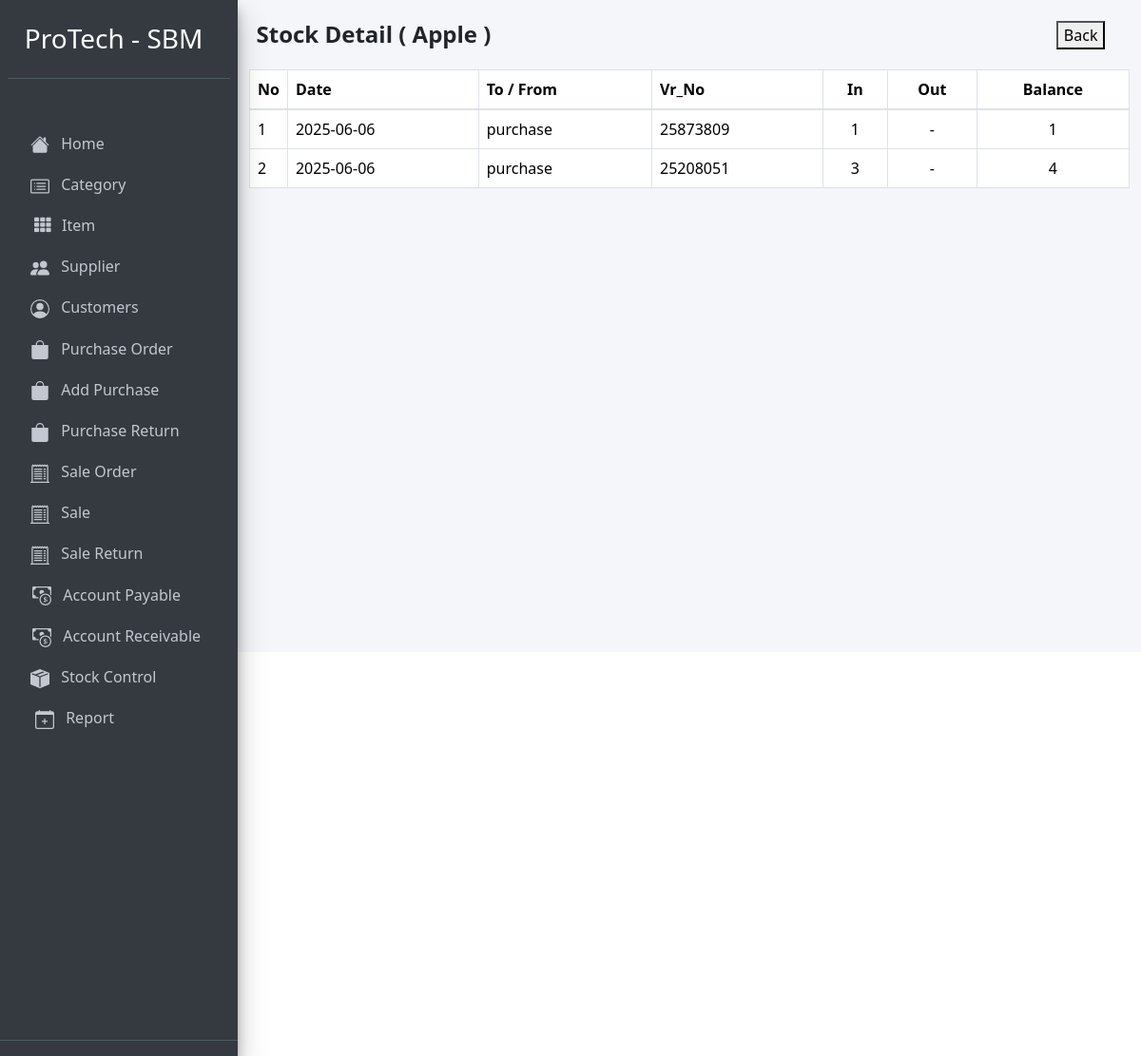
The page /stock_detail.php?item_id=4001 on the database as committed earlier.
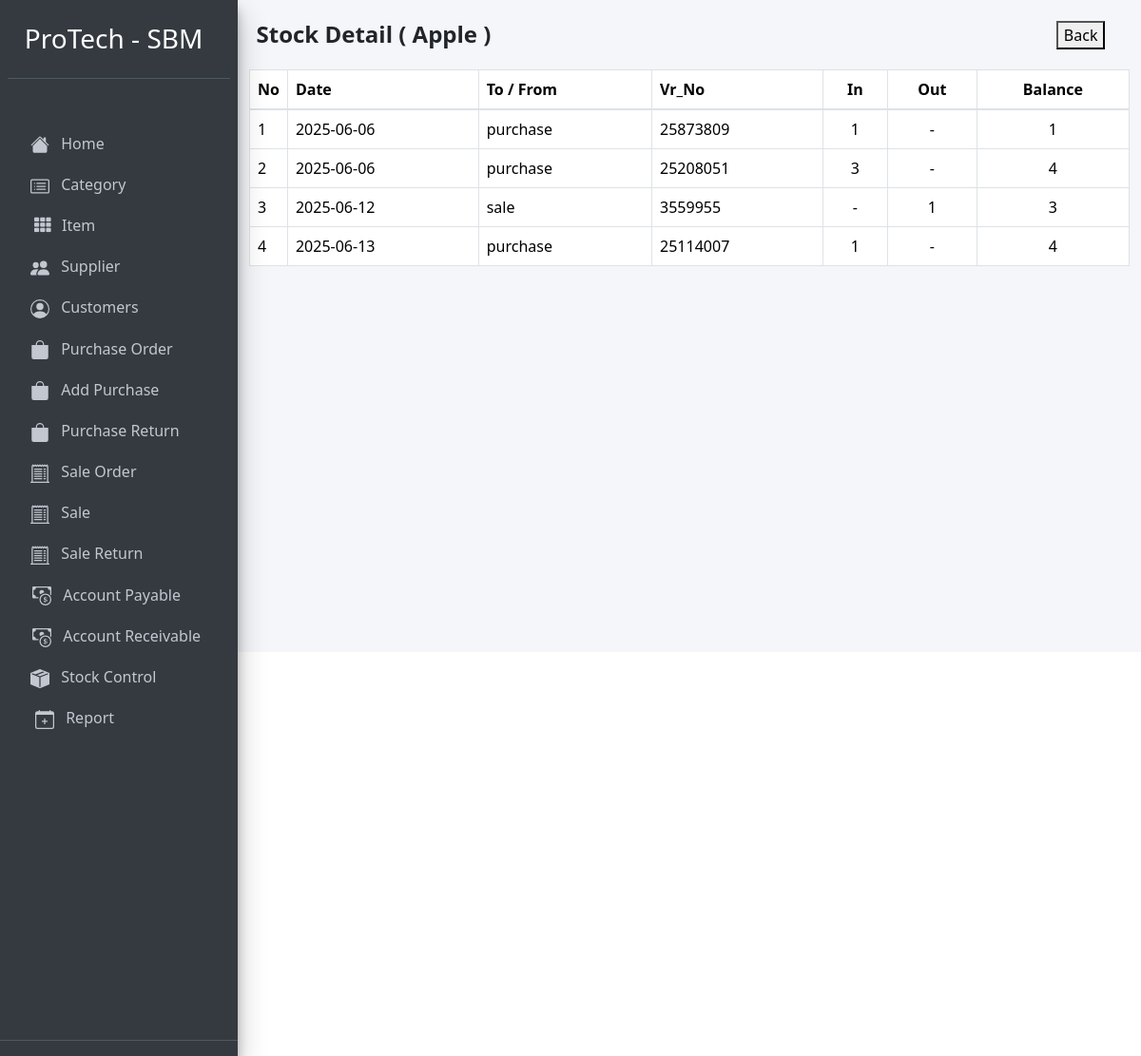
The same page on the database as committed later.
### tables this page shows
CREATE TABLE `stock` (
  `id` int(11) NOT NULL,
  `date` date NOT NULL,
  `item_id` int(11) NOT NULL,
  `vr_no` int(11) NOT NULL,
  `to_from` varchar(100) NOT NULL,
  `in_qty` int(11) NOT NULL,
  `out_qty` int(11) NOT NULL,
  `foc_qty` int(11) NOT NULL,
  `balance` int(11) NOT NULL
);

### stock_detail.php (the view, shortened to what this page needs)
<?php
require '../Config/config.php';
  ?>
  <?php include 'header.php'; ?>
<?php
    $item_id = $_GET['item_id'];
    $stockstmt = $pdo->prepare("SELECT * FROM stock WHERE item_id='$item_id'");
    $stockstmt->execute();
    $stockdata = $stockstmt->fetchAll();
    $itemstmt = $pdo->prepare("SELECT * FROM item WHERE item_id='$item_id'");
    $itemstmt->execute();
    $item = $itemstmt->fetch(PDO::FETCH_ASSOC);
 ?>
<div class="container">
  <div class="d-flex" style="margin-top:-17px;">
    <h4 class="col-11"><b>Stock Detail ( <?php echo $item['item_name']; ?> )</b></h4>
    <a href="stock_control.php"><button class="">Back</button></a>
  </div>
  <div class="outer" style="margin-top:-10px;">
    <table class="table table-bordered mt-4 table-hover">
      <thead>
        <tr>
          <th style="width: 10px">No</th>
          <th>Date</th>
          <th>To / From</th>
          <th>Vr_No</th>
          <th class="text-center">In</th>
          <th class="text-center">Out</th>
          <th class="text-center">Balance</th>
        </tr>
      </thead>
      <tbody>
        <?php
          if ($stockdata) {
            $id = 1;
            foreach ($stockdata as $value) {
         ?>
        <tr>
          <td><?php echo $id; ?></td>
          <td><?php echo $value['date'];?></td>
          <td><?php echo $value['to_from'];?></td>
          <td><?php echo $value['vr_no'];?></td>
          <td class="text-center">
            <?php
             if(!empty($value['in_qty'])){
                if($value['foc_qty'] != 0){
                    echo $value['in_qty'];
                    ?>
                    <span class="badge badge-success">foc +2</span>
                    <?php
                }else{
                    echo $value['in_qty'];
                }
              }else{
                  echo '-';
             }
            ?>
          </td>
          <td class="text-center">
            <?php
              if(!empty($value['out_qty'])){
                  if($value['foc_qty'] != 0){
                      echo $value['out_qty'];
                      ?>
                      <span class="badge badge-success">foc +2</span>
                      <?php
                  }else{
                      echo $value['out_qty'];
                  }
                }else{
                    echo '-';
              }
              ?>
          </td>
          <td class="text-center"><?php echo $value['balance'];?></td>
        </tr>
        <?php
          $id++;
            }
          }
         ?>
      </tbody>
    </table>
  </div>
</div>

Rows that differ between the two databases and show on the page:
added stock: date "2025-06-12", to_from "sale", vr_no "3559955", out_qty "1", balance "3"
added stock: date "2025-06-13", to_from "purchase", vr_no "25114007", in_qty "1", balance "4"
